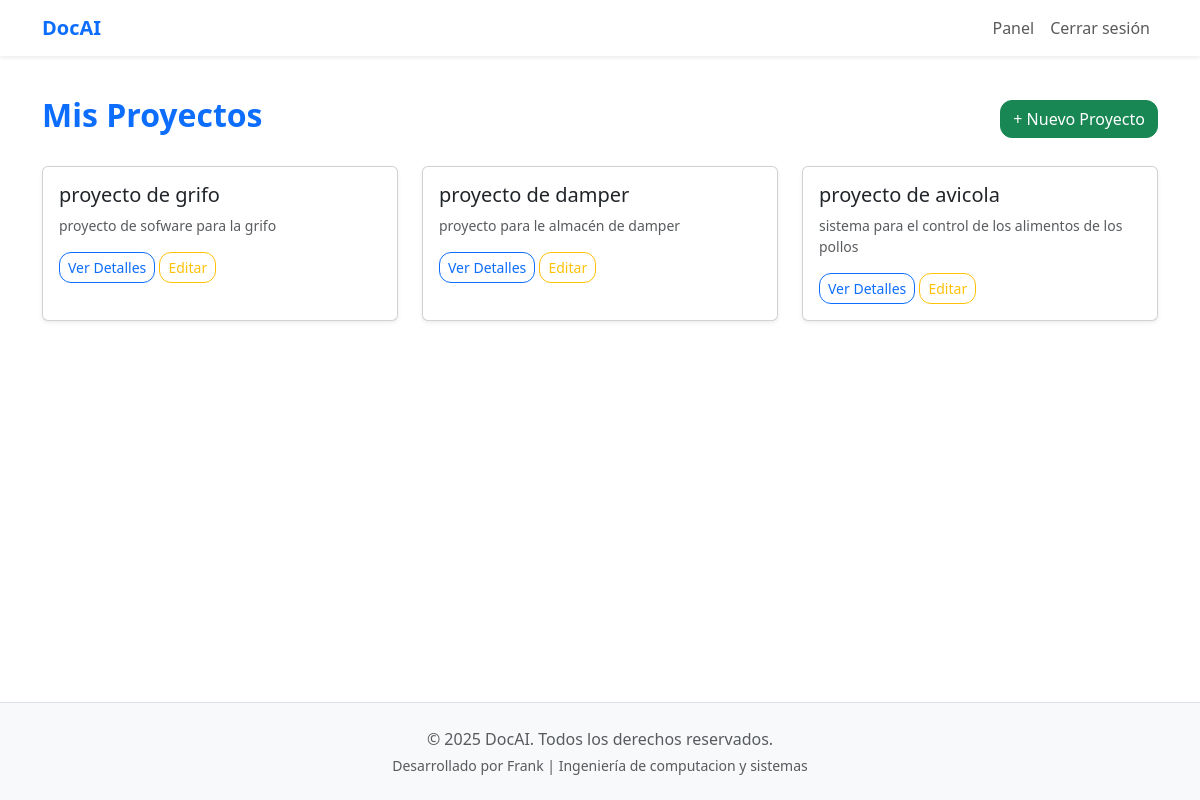
/dashboard/ (signed in), run on an earlier commit of the app's database.
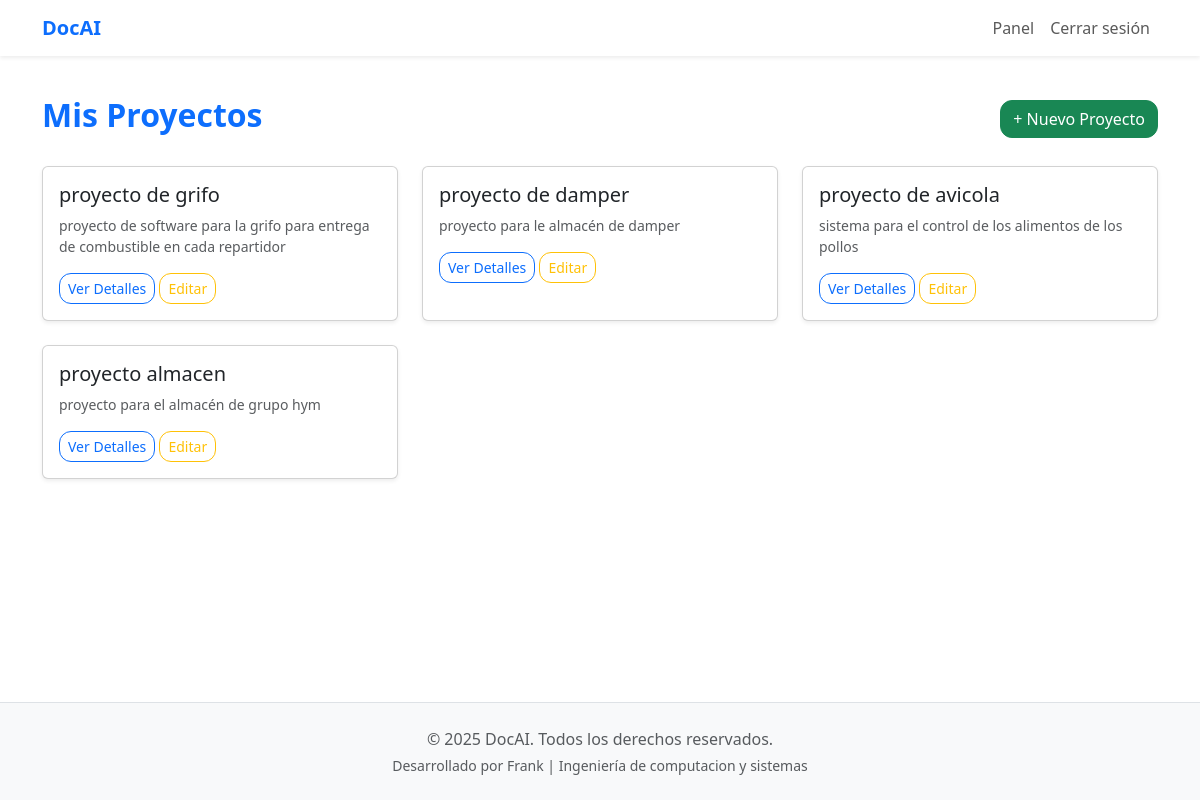
And on a later commit of the database.
### documentacion/models.py (models this page shows, shortened)
class Project(models.Model):
    nombre = models.CharField(max_length=100)
    descripcion = models.TextField(blank=True)
    propietario = models.ForeignKey(User, on_delete=models.CASCADE)
    creado = models.DateTimeField(auto_now_add=True)

### documentacion/views.py (the view)
# urls.py: path('dashboard/', views.dashboard, name='dashboard'),
@login_required
def dashboard(request):
    proyectos = Project.objects.filter(propietario=request.user)
    return render(request, 'documentacion/dashboard.html', {'proyectos': proyectos})

### documentacion/templates/documentacion/dashboard.html (shortened to what this page needs)
{% extends 'base.html' %}
{% block content %}
<div class="d-flex justify-content-between align-items-center mb-4">
    <h2 class="fw-bold text-primary">Mis Proyectos</h2>
    <a href="{% url 'crear_proyecto' %}" class="btn btn-success">+ Nuevo Proyecto</a>
</div>
{% if proyectos %}
    <div class="row row-cols-1 row-cols-md-2 row-cols-lg-3 g-4">
        {% for proyecto in proyectos %}
            <div class="col">
                <div class="card shadow-sm h-100">
                    <div class="card-body">
                        <h5 class="card-title">{{ proyecto.nombre }}</h5>
                        <p class="card-text text-muted small">
                            {{ proyecto.descripcion|truncatechars:100 }}
                        </p>
                        <a href="{% url 'detalle_proyecto' proyecto.id %}" class="btn btn-outline-primary btn-sm">Ver Detalles</a>
                        <a href="{% url 'editar_proyecto' proyecto.id %}" class="btn btn-outline-warning btn-sm">Editar</a>
                    </div>
                </div>
            </div>
        {% endfor %}
    </div>
{% else %}
    <div class="alert alert-info mt-4" role="alert">
        Aún no tienes proyectos. ¡Crea uno para empezar a documentar con IA!
    </div>
{% endif %}
{% endblock %}

What changed in the data, as far as the page shows it:
changed Project "proyecto de grifo": descripcion "proyecto de sofware para la grifo" → "proyecto de software para la grifo para entrega de combustible en cada repartidor"
added Project: nombre "proyecto almacen", descripcion "proyecto para el almacén de grupo hym"
